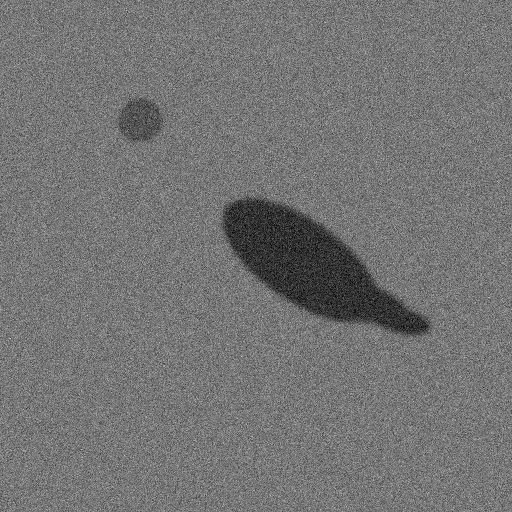
#> input picture ai/sar/sample_sar.png, 512 x 512 px
$ python detect.py
#> lines starting #> are read from the running program, lines starting #| are printed output that depends on the picture; after the words box and inside, x2 and y2 are one past the last pixel; in counts of white or black regions, pixels touching at a corner belong together
"""
detect.py
---------
SAR Oil-Spill Detection MVP  (Member 3 module — ai/sar/)

Pipeline:
    Load SAR image
        -> Preprocess (denoise)
        -> Threshold dark regions (candidate oil/look-alike areas)
        -> Clean up noise (morphology)
        -> Find significant connected region(s)
        -> Score candidates by shape (oil slicks tend to be elongated,
           irregular; pure sensor/low-wind artifacts tend to be small
           and more circular) to softly down-weight obvious look-alikes
        -> Pick best candidate, highlight it, compute confidence
        -> Save annotated output image + JSON result

This intentionally uses classical image processing (threshold +
morphology + contour shape analysis) rather than a trained deep model,
per the MVP rule: WORKING DEMO > COMPLEX MODEL. The `detect_spill()`
function is written so the thresholding/scoring step can later be
swapped for a trained segmentation model (e.g. U-Net) without changing
the rest of the pipeline (i/o, output image, JSON contract).

Usage:
    python detect.py
    python detect.py --image path/to/image.png
"""

import argparse
import json
import os
import sys

import cv2
import numpy as np

# ---------------------------------------------------------------------
# Demo-only metadata. In the real system this would come from the
# satellite scene's geolocation metadata, not be invented from the
# image itself.
# ---------------------------------------------------------------------
DEMO_LATITUDE = 13.10
DEMO_LONGITUDE = 80.30


def load_image(path):
    """Load an image as grayscale. Returns None if it can't be read."""
    if not os.path.exists(path):
        return None
    img = cv2.imread(path, cv2.IMREAD_GRAYSCALE)
    return img  # None if OpenCV couldn't decode it


def preprocess(img):
    """Light denoising while preserving slick edges."""
    # Median blur suppresses speckle noise (typical of SAR) without
    # smearing region boundaries as much as a Gaussian blur would.
    denoised = cv2.medianBlur(img, 5)
    return denoised


def candidate_mask(img):
    """
    Threshold the image to find dark regions (low radar backscatter),
    which are candidates for oil slicks OR look-alikes.
    """
    # Otsu's method picks a data-driven threshold instead of a fixed
    # constant, so it adapts a bit to each image's brightness/contrast.
    _, mask = cv2.threshold(
        img, 0, 255, cv2.THRESH_BINARY_INV + cv2.THRESH_OTSU
    )

    # Morphological open/close to remove speckle-sized noise and
    # fill small holes inside a candidate region.
    kernel = cv2.getStructuringElement(cv2.MORPH_ELLIPSE, (5, 5))
    mask = cv2.morphologyEx(mask, cv2.MORPH_OPEN, kernel, iterations=1)
    mask = cv2.morphologyEx(mask, cv2.MORPH_CLOSE, kernel, iterations=2)
    return mask


def score_contour(contour, img_area, img, mask):
    """
    Score a candidate dark region on how "oil-slick-like" it looks,
    versus a small/simple look-alike artifact.

    This is a heuristic stand-in for what a trained classifier would
    do. Real oil slicks tend to be:
      - reasonably large relative to typical look-alikes
      - elongated / irregular (wind & current streaking), i.e. NOT a
        near-perfect circle
      - have a non-trivial perimeter-to-area ratio (rough boundary)

    Returns a dict with the raw metrics plus a 0-1 "oil_likelihood".
    """
    area = cv2.contourArea(contour)
    if area <= 0:
        return None

    perimeter = cv2.arcLength(contour, True)
    x, y, w, h = cv2.boundingRect(contour)

    # Elongation: how far the bounding box is from square/circular.
    aspect_ratio = max(w, h) / max(1, min(w, h))

    # Circularity: 1.0 = perfect circle, lower = more irregular.
    circularity = (4 * np.pi * area) / (perimeter ** 2) if perimeter > 0 else 1.0
    circularity = min(circularity, 1.0)

    area_fraction = area / img_area

    # Contrast check: a real dark slick/patch should be noticeably
    # darker than the surrounding sea, not just "whichever half Otsu
    # happened to split a noisy image into". This is what prevents
    # pure speckle noise from being called a detection.
    region_mask = np.zeros(img.shape, dtype=np.uint8)
    cv2.drawContours(region_mask, [contour], -1, 255, -1)
    outside_mask = cv2.bitwise_not(mask)  # everything NOT flagged as dark anywhere
    inside_mean = cv2.mean(img, mask=region_mask)[0]
    if cv2.countNonZero(outside_mask) > 0:
        outside_mean = cv2.mean(img, mask=outside_mask)[0]
    else:
        outside_mean = float(np.mean(img))
    contrast = outside_mean - inside_mean  # positive = region is darker than background
    contrast_score = np.clip(contrast / 25.0, 0, 1)

    # A region covering most of the frame is almost certainly a bad
    # threshold split, not a localized slick — heavily penalize it
    # rather than reward it for "size".
    plausible_extent = area_fraction <= 0.20

    # --- Heuristic scoring (weights chosen for a readable demo, not
    # a validated model) ---
    size_score = np.clip(area_fraction / 0.03, 0, 1)          # bigger -> more oil-like, saturates ~3% of frame
    elongation_score = np.clip((aspect_ratio - 1.0) / 2.0, 0, 1)  # more elongated -> more oil-like
    irregularity_score = np.clip(1.0 - circularity, 0, 1)      # less circular -> more oil-like

    oil_likelihood = float(
        0.35 * size_score
        + 0.20 * elongation_score
        + 0.15 * irregularity_score
        + 0.30 * contrast_score
    )
    if not plausible_extent:
        oil_likelihood *= 0.15  # near-zero out implausibly huge "regions"

    return {
        "area_px": float(area),
        "area_fraction": float(area_fraction),
        "aspect_ratio": float(aspect_ratio),
        "circularity": float(circularity),
        "oil_likelihood": oil_likelihood,
        "contrast": float(contrast),
        "bbox": (int(x), int(y), int(w), int(h)),
    }


def detect_spill(img):
    """
    Run the full detection pipeline on a grayscale image.

    Returns:
        result (dict): detection result (see build_result_json)
        annotated (np.ndarray): BGR image with detected region highlighted
        all_candidates (list): scored info for every candidate region found
    """
    pre = preprocess(img)
    mask = candidate_mask(pre)

    contours, _ = cv2.findContours(mask, cv2.RETR_EXTERNAL, cv2.CHAIN_APPROX_SIMPLE)

    img_area = img.shape[0] * img.shape[1]

    # Ignore tiny specks — not a serious candidate region at all.
    min_area = img_area * 0.0015
    candidates = []
    for c in contours:
        info = score_contour(c, img_area, img, mask)
        if info is None:
            continue
        if info["area_px"] < min_area:
            continue
        info["contour"] = c
        candidates.append(info)

    annotated = cv2.cvtColor(img, cv2.COLOR_GRAY2BGR)

    if not candidates:
        return (
            {"detected": False, "confidence": 0.0, "reason": "no_significant_dark_region"},
            annotated,
            [],
        )

    # Pick the candidate with the highest oil_likelihood as the primary
    # detection (rather than simply the largest dark region), so an
    # obvious look-alike doesn't automatically win just for being big.
    candidates.sort(key=lambda c: c["oil_likelihood"], reverse=True)
    best = candidates[0]

    # Draw all candidates faintly, best one highlighted clearly.
    for c in candidates[1:]:
        cv2.drawContours(annotated, [c["contour"]], -1, (0, 200, 255), 1)
        x, y, w, h = c["bbox"]
        cv2.putText(
            annotated, "look-alike?", (x, max(0, y - 6)),
            cv2.FONT_HERSHEY_SIMPLEX, 0.4, (0, 200, 255), 1, cv2.LINE_AA,
        )

    cv2.drawContours(annotated, [best["contour"]], -1, (0, 0, 255), 2)
    x, y, w, h = best["bbox"]
    cv2.rectangle(annotated, (x, y), (x + w, y + h), (0, 0, 255), 1)
    cv2.putText(
        annotated,
        f"possible spill ({best['oil_likelihood']*100:.0f}%)",
        (x, max(0, y - 10)),
        cv2.FONT_HERSHEY_SIMPLEX, 0.5, (0, 0, 255), 1, cv2.LINE_AA,
    )

    # Detection decision: require both a minimum oil-likelihood AND a
    # minimum contrast against the background. The contrast gate is
    # what separates a real dark patch from a handful of noise pixels
    # that happened to fall on the "dark" side of Otsu's threshold
    # (speckle noise has low contrast; a real slick/look-alike does not).
    MIN_CONTRAST = 15.0
    detected = best["oil_likelihood"] >= 0.35 and best["contrast"] >= MIN_CONTRAST

    result = {
        "detected": bool(detected),
        "confidence": round(best["oil_likelihood"], 2),
        "contrast_vs_background": round(best["contrast"], 1),
        "area_fraction_of_scene": round(best["area_fraction"], 4),
        "aspect_ratio": round(best["aspect_ratio"], 2),
        "num_candidate_regions": len(candidates),
    }

    return result, annotated, candidates


def build_result_json(pipeline_result):
    """Attach demo lat/lon metadata to the pipeline's detection result."""
    out = {
        "detected": pipeline_result.get("detected", False),
        "latitude": DEMO_LATITUDE,
        "longitude": DEMO_LONGITUDE,
        "confidence": pipeline_result.get("confidence", 0.0),
    }
    # Include extra diagnostic fields too (useful for debugging /
    # for the drift & AIS modules downstream), without breaking the
    # simple {detected, latitude, longitude, confidence} contract.
    extra = {k: v for k, v in pipeline_result.items() if k not in out}
    out.update(extra)
    return out


def main():
    parser = argparse.ArgumentParser(description="SAR oil-spill detection MVP")
    parser.add_argument(
        "--image",
        default=os.path.join(os.path.dirname(__file__), "sample_sar.png"),
        help="Path to a SAR image (grayscale works best). Defaults to the bundled sample.",
    )
    parser.add_argument(
        "--outdir",
        default=os.path.join(os.path.dirname(__file__), "output"),
        help="Directory to write the annotated image + JSON result.",
    )
    args = parser.parse_args()

    os.makedirs(args.outdir, exist_ok=True)

    img = load_image(args.image)
#> in load_image, img is the input picture: shape (512, 512); min 0, max 210, mean 115.8
    if img is None:
        print(f"❌ Could not read image: {args.image}")
        print("   Check that the file exists and is a valid image format (png/jpg/tif).")
        sys.exit(1)

    if img.size == 0:
        print(f"❌ Image at {args.image} is empty/invalid.")
        sys.exit(1)

    try:
        pipeline_result, annotated, candidates = detect_spill(img)
#> in candidate_mask, `_, mask = cv2.threshold( img, 0, 255, cv2.THRESH_BINARY_INV + cv2.THRE..`:
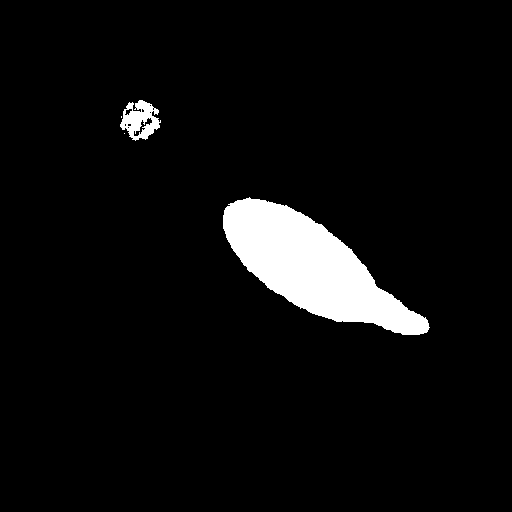
#> mask: shape (512, 512); 5.4% white; 4 white regions (2 under 20 px), largest, box (x1, y1, x2, y2) and area: (223, 197, 430, 335) 13173, (120, 100, 161, 141) 971
#> in candidate_mask, `mask = cv2.morphologyEx(mask, cv2.MORPH_OPEN, kernel, iterations=1)`:
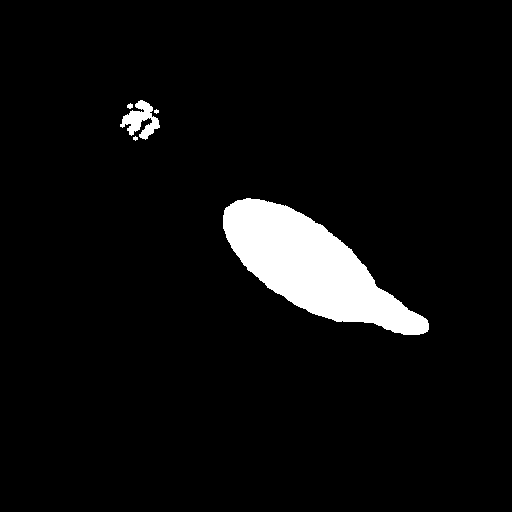
#> mask: shape (512, 512); 5.3% white; 5 white regions (2 under 20 px), largest, box (x1, y1, x2, y2) and area: (223, 198, 429, 335) 13150, (120, 100, 160, 140) 775, (127, 103, 133, 109) 26
#> in candidate_mask, `mask = cv2.morphologyEx(mask, cv2.MORPH_CLOSE, kernel, iterations=2)`:
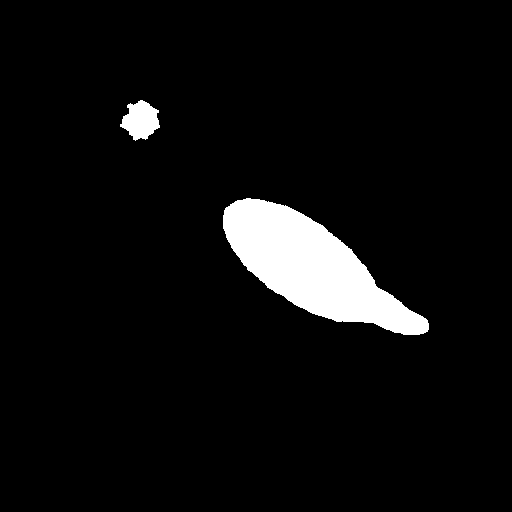
#> mask: shape (512, 512); 5.4% white; 2 white regions
#> in detect_spill, `contours, _ = cv2.findContours(mask, cv2.RETR_EXTERNAL, cv2.CHAIN_APPR..`: contours = 2 contours; box (x1, y1, x2, y2) and area: (223, 198, 429, 335) 12922, (120, 100, 160, 141) 997
#> the loop in detect_spill, `for c in contours:` made 2 passes
#> (area in score_contour, perimeter in score_contour, x in score_contour, y in score_contour, w in score_contour, h in score_contour, aspect_ratio in score_contour, circularity in score_contour) on passes 1 to 2: (12922, 565, 223, 198, 206, 137, 1.5, 0.509), (997, 145.9, 120, 100, 40, 41, 1.02, 0.589)
#> after the loop in detect_spill, `for c in contours:`: candidates = 2 items
#> in detect_spill, `best = candidates[0]`: best = {'area_px': 12922, 'area_fraction': 0.0493, 'aspect_ratio': 1.5, 'circularity': 0.509, 'oil_likelihood': 0.774, 'contrast': 66.31, 'bbox': (223, 198, 206, 137), 'contour': contour of 296 points, box (x1, y1, x2, y2) (223, 198, 429, 335), area 12922}
#> the loop in detect_spill, `for c in candidates[1:]:` made 1 pass
#> (x, y, w, h) on pass 1: (120, 100, 40, 41)
#> after the loop in detect_spill, `for c in candidates[1:]:`:
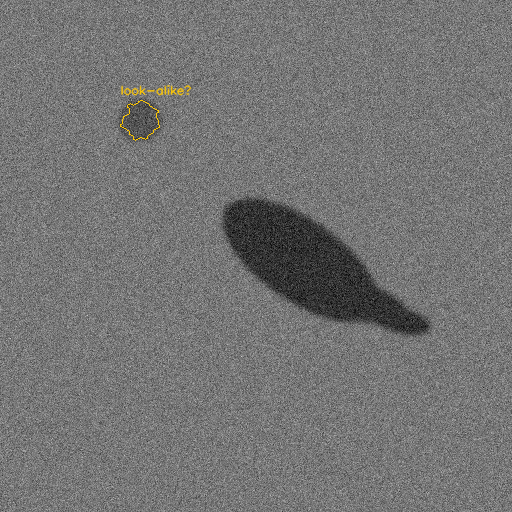
#> annotated: shape (512, 512, 3); 0.23% of pixels changed, all inside (x1, y1, x2, y2) = (120, 84, 192, 141)
#> in detect_spill, `x, y, w, h = best["bbox"]`: x = 223; y = 198; w = 206; h = 137
#> in detect_spill, `cv2.putText( annotated, f"possible spill ({best['oil_likelihood']*100:..`:
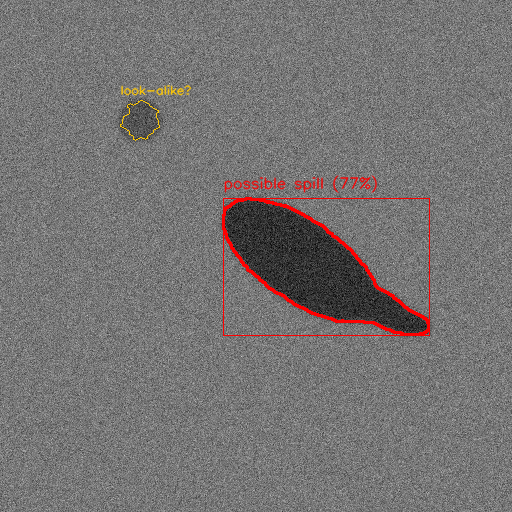
#> annotated: shape (512, 512, 3); mean B, G, R 114.6, 114.9, 117.8
#> in detect_spill, `detected = best["oil_likelihood"] >= 0.35 and best["contrast"] >= MIN_..`: detected = True
#> in detect_spill, `result = { "detected": bool(detected), "confidence": round(best["oil_l..`: result = {'detected': True, 'confidence': 0.77, 'contrast_vs_background': 66.3, 'area_fraction_of_scene': 0.0493, 'aspect_ratio': 1.5, 'num_candidate_regions': 2}
#> pipeline_result has the same summary as result in detect_spill; candidates = 2 items
    except Exception as e:  # keep the MVP from crashing ungracefully
        print(f"❌ Detection failed unexpectedly: {e}")
        sys.exit(1)

    result_json = build_result_json(pipeline_result)
#> in build_result_json, `out = { "detected": pipeline_result.get("detected", False), "latitude"..`: out = {'detected': True, 'latitude': 13.1, 'longitude': 80.3, 'confidence': 0.77}
#> in build_result_json, `extra = {k: v for k, v in pipeline_result.items() if k not in out}`: extra = {'contrast_vs_background': 66.3, 'area_fraction_of_scene': 0.0493, 'aspect_ratio': 1.5, 'num_candidate_regions': 2}
#> result_json = {'detected': True, 'latitude': 13.1, 'longitude': 80.3, 'confidence': 0.77, 'contrast_vs_background': 66.3, 'area_fraction_of_scene': 0.0493, 'aspect_ratio': 1.5, 'num_candidate_regions': 2}

    # Save annotated output image
    out_img_path = os.path.join(args.outdir, "detected_spill.png")
    cv2.imwrite(out_img_path, annotated)

    # Save JSON result
    out_json_path = os.path.join(args.outdir, "result.json")
    with open(out_json_path, "w") as f:
        json.dump(result_json, f, indent=2)

    # Console summary
    print("=" * 50)
    if result_json["detected"]:
        print("Possible oil spill detected")
    else:
        print("No significant oil spill detected")
    print(f"Confidence: {result_json['confidence'] * 100:.0f}%")
#| Confidence: 77%
    print(f"Latitude:   {result_json['latitude']}")
#| Latitude:   13.1
    print(f"Longitude:  {result_json['longitude']}")
#| Longitude:  80.3
    print(f"Candidate regions found: {result_json.get('num_candidate_regions', 0)}")
#| Candidate regions found: 2
    print("=" * 50)
    print(f"Annotated image saved to: {out_img_path}")
    print(f"JSON result saved to:     {out_json_path}")
    print(json.dumps(result_json, indent=2))
#| {
#|   "detected": true,
#|   "latitude": 13.1,
#|   "longitude": 80.3,
#|   "confidence": 0.77,
#|   "contrast_vs_background": 66.3,
#|   "area_fraction_of_scene": 0.0493,
#|   "aspect_ratio": 1.5,
#|   "num_candidate_regions": 2
#| }


if __name__ == "__main__":
    main()
